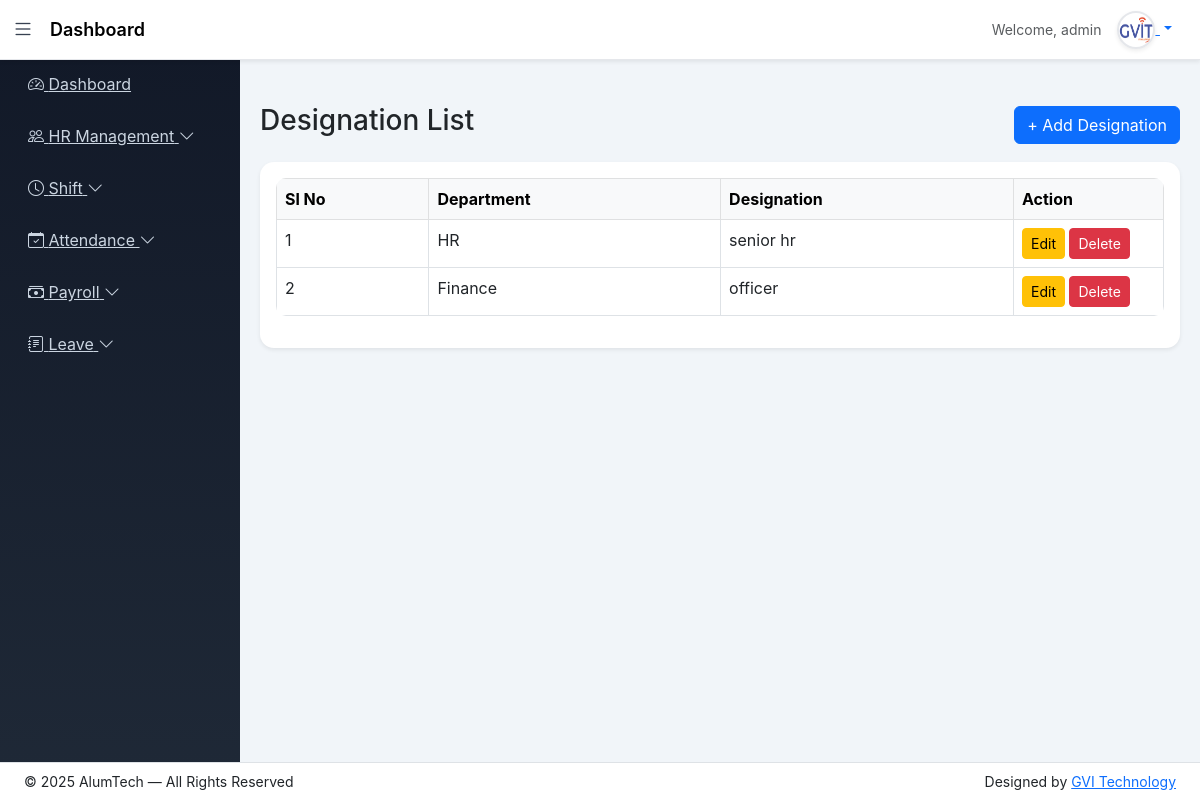
The app's page /designation/ (signed in), older data.
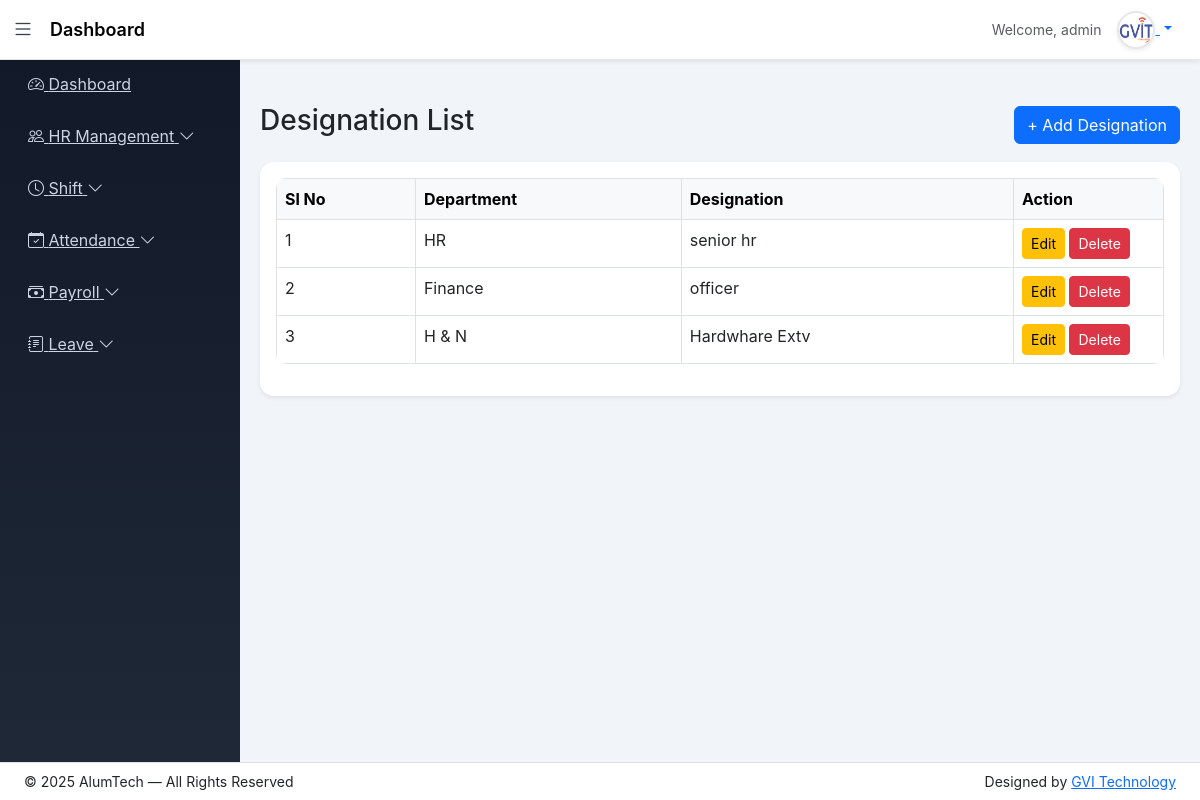
The same page, newer data.
### app/models.py (models this page shows, shortened)
class Designation(models.Model):
    department = models.ForeignKey(Department, on_delete=models.CASCADE)
    name = models.CharField(max_length=100)

class Department(models.Model):
    name = models.CharField(max_length=100, unique=True)
    description = models.TextField(blank=True)

### app/views.py (the view)
# urls.py: path('designation/', views.designation_list, name='designation_list'),
@login_required(login_url='login')
def designation_list(request):
    return render(request, 'designation/designation_list.html', {
        'designations': Designation.objects.select_related('department')
    })

### templates/designation/designation_list.html (shortened to what this page needs)
{% extends 'base_dashboard.html' %}
{% block content %}
<div class="d-flex justify-content-between align-items-center mb-3">
  <h3>Designation List</h3>
  <a href="{% url 'designation_add' %}" class="btn btn-primary">
    + Add Designation
  </a>
</div>
<div class="card shadow-sm">
  <div class="card-body">
    <table class="table table-bordered table-hover">
      <thead class="table-light">
        <tr>
          <th>Sl No</th>
          <th>Department</th>
          <th>Designation</th>
          <th width="150">Action</th>
        </tr>
      </thead>
      <tbody>
        {% for d in designations %}
        <tr>
          <td>{{ forloop.counter }}</td>
          <td>{{ d.department.name }}</td>
          <td>{{ d.name }}</td>
          <td>
            <a href="{% url 'designation_edit' d.id %}" class="btn btn-sm btn-warning">Edit</a>
            <a href="{% url 'designation_delete' d.id %}"
               class="btn btn-sm btn-danger"
               onclick="return confirm('Delete this designation?')">
               Delete
            </a>
          </td>
        </tr>
        {% empty %}
        <tr>
          <td colspan="4" class="text-center">No designations found</td>
        </tr>
        {% endfor %}
      </tbody>
    </table>
  </div>
</div>
{% endblock %}

Row changes from the older to the newer data that the page shows:
added Designation: department.name "H & N", name "Hardwhare Extv"
